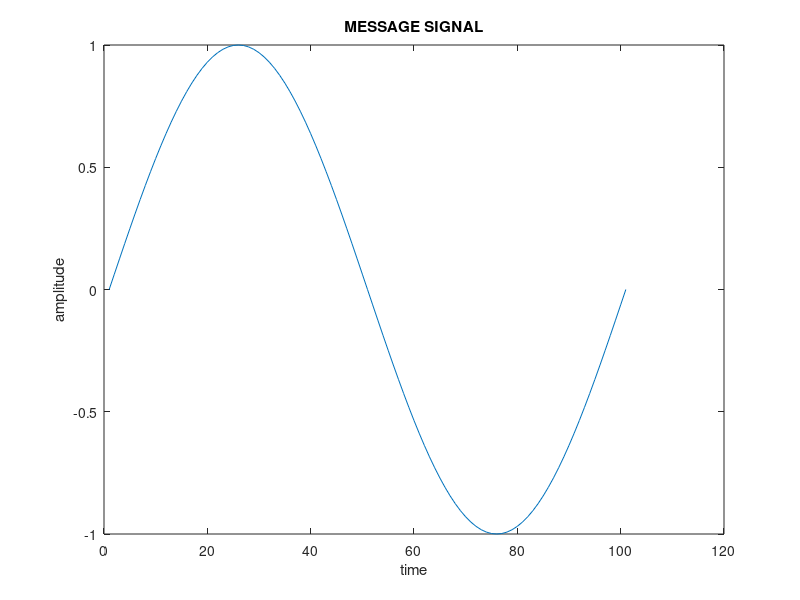
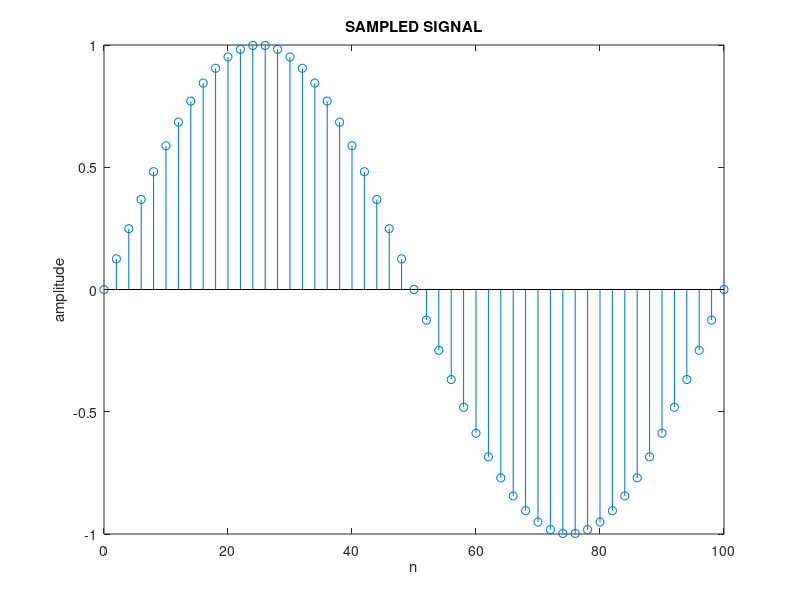
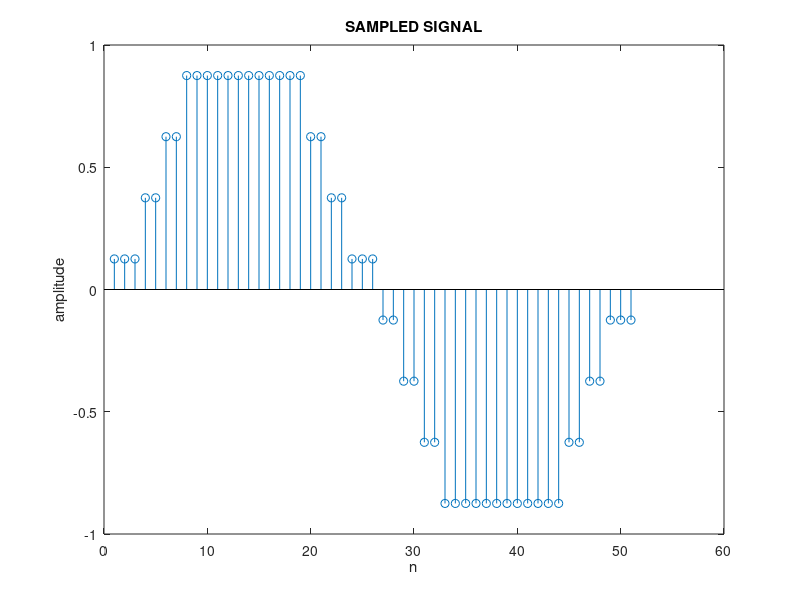
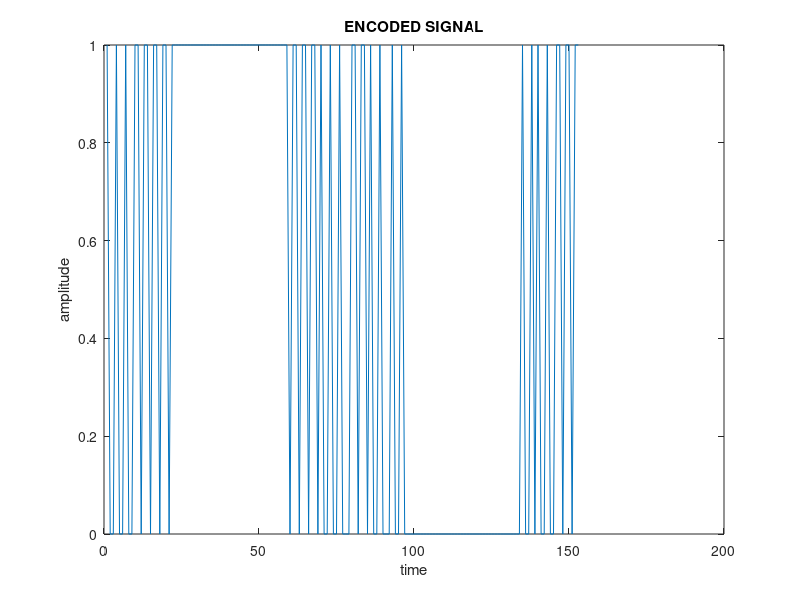

These charts were generated, in order, by the following MATLAB code:
clc;
clear all;
close all;
t=0:0.01:1;  %range for the message signal
A=1;
f=1;      %frequency  
msg_sig=A*sin(2*pi*f*t);  %message signal
figure
plot(msg_sig);
xlabel('time');
ylabel('amplitude');
title('MESSAGE SIGNAL');
n=0:2:100;   %sampling range
samp_sig=A*sin(2*pi*f*n/100);
figure
stem(n,samp_sig);
xlabel('n');
ylabel('amplitude');
title('SAMPLED SIGNAL');
encoded=[];
sampled=samp_sig;
for i=1:length(samp_sig)  %encoding done based upon the values
    if (samp_sig(i)>=0 & samp_sig(i)<0.25)
        sampled(i)=0.125;
        encoded=[encoded [1 0 0]];
    end
    if (samp_sig(i)>=0.25 & samp_sig(i)<0.5)
        sampled(i)=0.375;
        encoded=[encoded [1 1 0]];
    end
    if (samp_sig(i)>=0.5 & samp_sig(i)<0.75)
        sampled(i)=0.625;
        encoded=[encoded [1 1 0]];
    end
    if (samp_sig(i)>=0.75 & samp_sig(i)<1)
        sampled(i)=0.875;
        encoded=[encoded [1 1 1]];
    end
    if (samp_sig(i)<0 & samp_sig(i)>=-0.25)
        sampled(i)=-0.125;
        encoded=[encoded [0 1 1]];
    end
    if (samp_sig(i)<-0.25 & samp_sig(i)>=-0.5)
        sampled(i)=-0.375;
        encoded=[encoded [0 1 0]];
    end
     if (samp_sig(i)<-0.5 & samp_sig(i)>=-0.75)
        sampled(i)=-0.625;
        encoded=[encoded [0 0 1]];
     end
     if (samp_sig(i)<-0.75 & samp_sig(i)>=-1)
        sampled(i)=-0.875;
        encoded=[encoded [0 0 0]];
    end
end
figure
stem(sampled);
xlabel('n');
ylabel('amplitude');
title('SAMPLED SIGNAL');
figure
plot(encoded);
xlabel('time');
ylabel('amplitude');
title('ENCODED SIGNAL');

demod=[];
%decoding

decoded=[];
j=1;
for i=1:3:153;   %decoding is done based on the each three values
    if encoded(i)==0 & encoded(i+1)==0 & encoded(i+2)==0
        demod(j)=-0.875;
    end
    if encoded(i)==0 & encoded(i+1)==0 & encoded(i+2)==1
        demod(j)=-0.625;
    end
    if encoded(i)==0 & encoded(i+1)==1 & encoded(i+2)==0
        demod(j)=-0.375;
    end
    if encoded(i)==0 & encoded(i+1)==1 & encoded(i+2)==1
        demod(j)=-0.125;
    end
    if encoded(i)==1 & encoded(i+1)==1 & encoded(i+2)==1
        demod(j)=0.875;
    end
    if encoded(i)==1 & encoded(i+1)==1 & encoded(i+2)==0
        demod(j)=0.625;
    end
    if encoded(i)==1 & encoded(i+1)==0 & encoded(i+2)==1
        demod(j)=0.375;
    end
    if encoded(i)==1 & encoded(i+1)==0 & encoded(i+2)==0
        demod(j)=0.125;
    end
    j=j+1;
end
figure
stem(0:50,demod);
xlabel('n');
ylabel('amplitude');
title('DECODED SIGNAL');
figure
plot(0:50,demod);
xlabel('time');
ylabel('amplitude');
title('DEMODULATED SIGNAL');